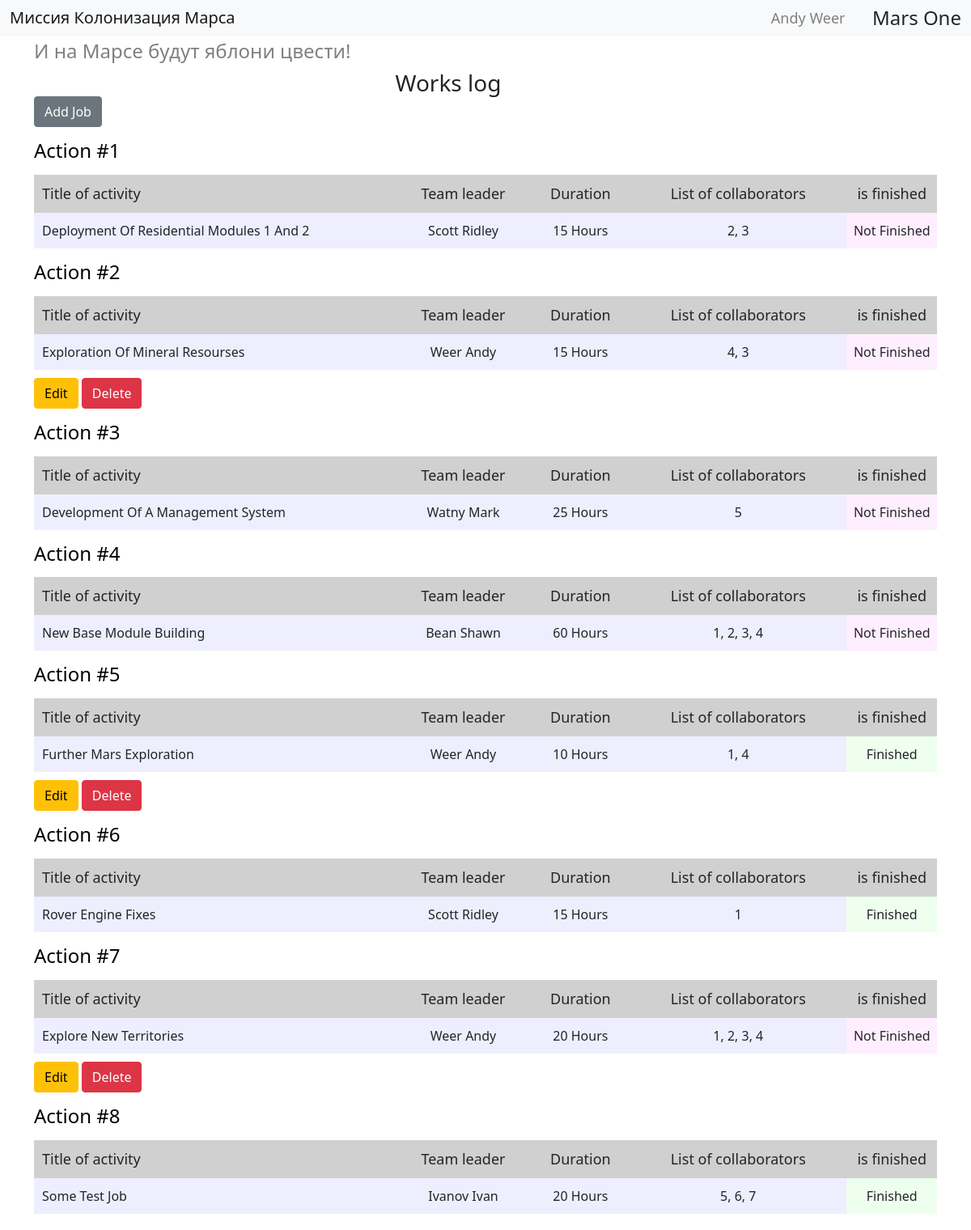
/ (signed in), run on the app's committed database.
### __all_models.py (models this page shows)
class User(SqlAlchemyBase, UserMixin):
    __tablename__ = 'users'
    id = Column(Integer, primary_key=True, autoincrement=True)
    surname = Column(String)
    name = Column(String)
    age = Column(Integer)
    position = Column(String)
    speciality = Column(String)
    address = Column(String)
    email = Column(String, unique=True)
    hashed_password = Column(String, default="password")
    modified_date = Column(DateTime, default=datetime.now)

class Jobs(SqlAlchemyBase):
    __tablename__ = "jobs"
    id = Column(Integer, primary_key=True, autoincrement=True)
    team_leader = Column(Integer, ForeignKey("users.id"))
    job = Column(String)
    work_size = Column(Integer)
    collaborators = Column(String)
    start_date = Column(DateTime)
    end_date = Column(DateTime, nullable=True)
    is_finished = Column(Boolean)

### app.py (the view)
@app.route("/")
def works_log():
    query = session.query(Jobs, User).join(User)
    records = query.all()
    return render_template("works_log.html", title="Журнал работ",
                           records=records, current_user=current_user)

### app.py (called while the page is built)
@login_manager.user_loader
def load_user(user_id):
    return session.query(User).get(user_id)

### templates/works_log.html
{% extends "base.html" %}
{% block content %}
<h3 class="title">Works log</h3>
{% if current_user.is_authenticated %}
    <a href="{{ url_for('add_job') }}" class="btn btn-secondary">Add Job</a>
{% endif %}
{% for job, user in records %}
<a href="/job/{{ job.id }}" class="link"><h4 class="action">Action #{{ loop.index }}</h4></a>
<div class="table-wrapper">
    <table>
        <tr>
            <th>Title of activity</th>
            <th>Team leader</th>
            <th>Duration</th>
            <th>List of collaborators</th>
            <th>is finished</th>
        </tr>
            <tr>
                <td style="width: 40%;">{{ job.job }}</td>
                <td>{{ user.surname }} {{ user.name }}</td>
                <td>{{ job.work_size }} hours</td>
                <td>{{ job.collaborators }}</td>
                {% if job.is_finished %}
                    <td class="is-finished">Finished</td>
                {% else %}
                    <td class="is-not-finished">Not Finished</td>
                {% endif %}
            </tr>
    </table>
    {% if current_user.id == 1 or current_user.id == job.team_leader %}
    <div class="footer-wrapper">
        <a href="/job/{{ job.id }}" class="btn btn-warning">Edit</a>
        <a href="/deljob/{{ job.id }}" class="btn btn-danger">Delete</a>
    </div>
    {% endif %}
</div>
{% endfor %}
{% endblock %}

### templates/base.html (shortened to what this page needs)
<!doctype html>
<html lang="en">
  <head>
    <link href="https://cdn.jsdelivr.net/npm/bootstrap@5.0.0-beta2/dist/css/bootstrap.min.css" rel="stylesheet">
    <link rel="stylesheet" type="text/css" href="{{url_for('static', filename='css/style.css')}}"/>
  </head>
  <body>
    <nav class="navbar navbar-light bg-light">
      <div class="container-fluid">
        <span><a href="/" class="navbar-brand mb-0 h1">Миссия Колонизация Марса</a></span>
        <div class="navbar-inner">
          {% if current_user.is_authenticated %}
            <a href="{{ url_for('logout') }}" class="navbar-name">{{ current_user.name }} {{ current_user.surname }}</a>
          {% else %}
          <div class="buttons-wrapper">
            <a href="{{ url_for('register') }}" class="btn btn-primary">Register</a>
            <a href="{{ url_for('login') }}" class="btn btn-success">Login</a>
          </div>
          {% endif %}
          <span class="nav-item h4 mr-10 mb-0">Mars One</span>
        </div>
      </div>
    </nav>
    <div class="container">
      <h4 class="mt-1">И на Марсе будут яблони цвести!</h4>
      {% block content %}{% endblock %}
    </div>
  </body>
</html>

### static/css/style.css (style rules this page uses)
body { padding-bottom: 20px; }
h4 { color: grey; }
.title { width: 20%; margin: 0 auto; }
.action { color: black; margin-top: 15px; }
table { width: 100%; margin-top: 15px; }
th { background-color: #d0d0d0; font-size: 18px; font-weight: normal; padding-top: 10px; padding-bottom: 10px; text-align: center; }
th:first-child { text-align-last: left; padding-left: 10px; }
td { background-color: #eeeeff; padding-top: 10px; padding-bottom: 10px; text-align: center; text-transform: capitalize; }
td:first-child { text-align-last: left; padding-left: 10px; }
td:last-child { text-transform: none; }
.is-not-finished { background-color: #ffeeff; width: 10%; }
.is-finished { background-color: #eeffee; width: 10%; }
.navbar-inner { display: flex; width: 20%; justify-content: space-between; align-items: center; }
.navbar-name { text-decoration: none; margin: 0; color: #808080; font-size: 18px; transition: all .1s; }
.link { text-decoration: none; }
.footer-wrapper { margin-top: 10px; }

### data on the page
User: name "Andy", surname "Weer"
Jobs: job "Deployment Of Residential Modules 1 And 2", surname "Scott", name "Ridley", work_size "15", collaborators "2, 3", is_finished "Not Finished"
Jobs: job "Exploration Of Mineral Resourses", surname "Weer", name "Andy", work_size "15", collaborators "4, 3", is_finished "Not Finished"
Jobs: job "Development Of A Management System", surname "Watny", name "Mark", work_size "25", collaborators "5", is_finished "Not Finished"
Jobs: job "New Base Module Building", surname "Bean", name "Shawn", work_size "60", collaborators "1, 2, 3, 4", is_finished "Not Finished"
Jobs: job "Further Mars Exploration", surname "Weer", name "Andy", work_size "10", collaborators "1, 4", is_finished "Finished"
Jobs: job "Rover Engine Fixes", surname "Scott", name "Ridley", work_size "15", collaborators "1", is_finished "Finished"
Jobs: job "Explore New Territories", surname "Weer", name "Andy", work_size "20", collaborators "1, 2, 3, 4", is_finished "Not Finished"
Jobs: job "Some Test Job", surname "Ivanov", name "Ivan", work_size "20", collaborators "5, 6, 7", is_finished "Finished"
